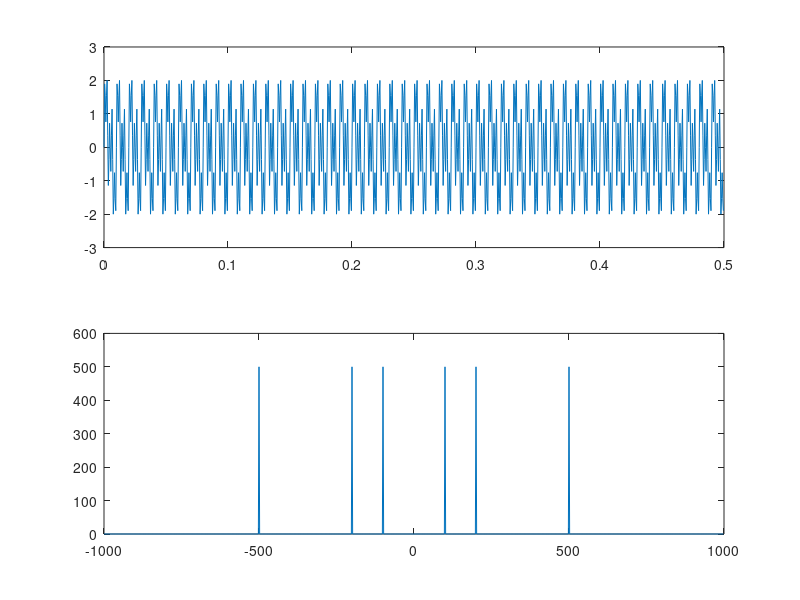

This chart was generated by the following MATLAB code:

%generating the function and doinf fft of it

fs=2000;
n=0:999;
x=sin(2*pi*100*n/fs)+sin(2*pi*200*n/fs)+sin(2*pi*500*n/fs);

X=fftshift(abs(fft(x)));
f=(-length(x)/2:length(x)/2-1)*(fs/length(x));

subplot(2,1,1)
plot(n/fs,x)

subplot(2,1,2)
plot(f,X)
